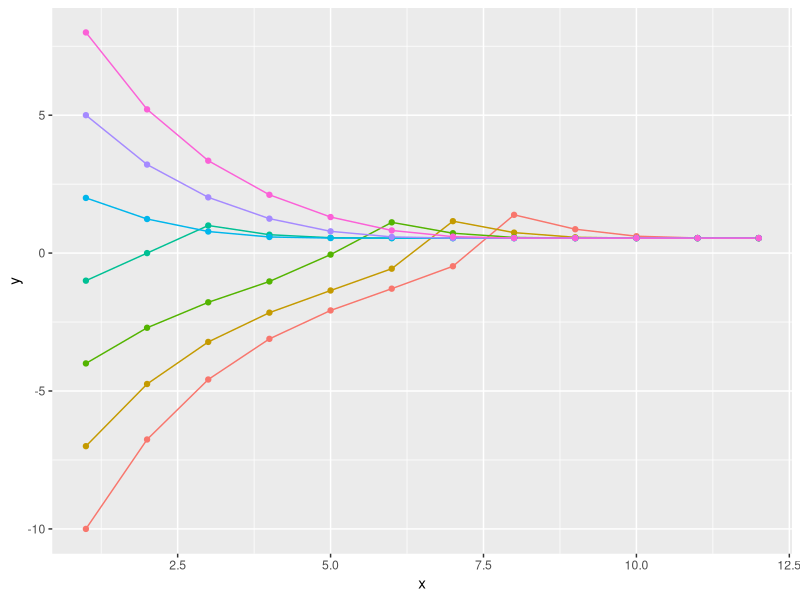
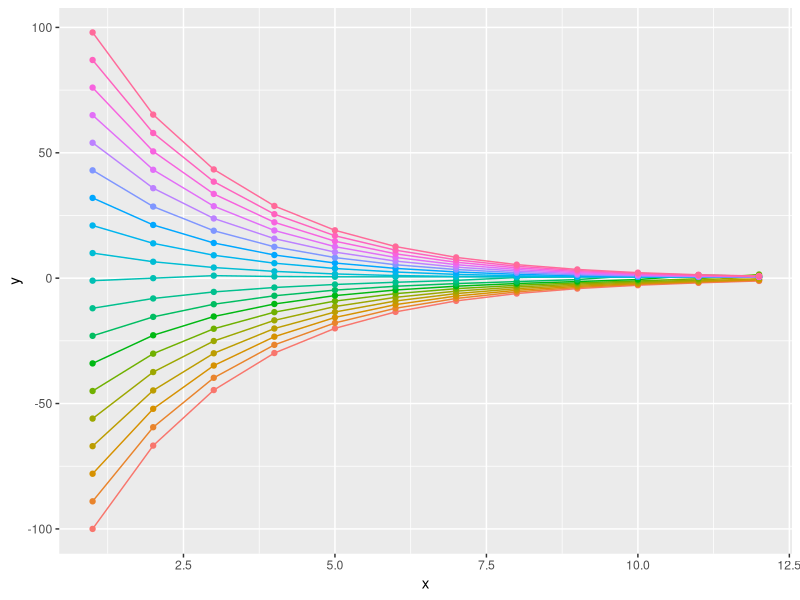

Here is the R script that generated these plots, in order:
## ---- chunk 1
f <- function(x){x^3 + x^2 + x - 1}
fprime <- function(x){3*x^2 + 2*x + 1}  

xvec <- c()
#Initialize vector
xvec[1] <- 0

for (i in 2:10){
xvec[i] <- xvec[i-1] - f(xvec[i-1])/fprime(xvec[i-1])
}
xvec
## ---- chunk 2
#| echo: false
niter <- 12
d <- data.frame()
for (q in seq(-10,10,3)){
xvec <- c()
#Initialize vector
xvec[1] <- q

for (i in 2:niter){
xvec[i] <- xvec[i-1] - f(xvec[i-1])/fprime(xvec[i-1])
}
d <- rbind(d,data.frame(x = 1:niter,y = xvec, q = q))
}
library(tidyverse)

ggplot(aes(x = x, y = y, color = factor(q)), data = d) + geom_path(show.legend = FALSE) + geom_point(show.legend = FALSE) 

## ---- chunk 3
#| echo: false
niter <- 12
d <- data.frame()
for (q in seq(-100,100,11)){
xvec <- c()
#Initialize vector
xvec[1] <- q

for (i in 2:niter){
xvec[i] <- xvec[i-1] - f(xvec[i-1])/fprime(xvec[i-1])
}
d <- rbind(d,data.frame(x = 1:niter,y = xvec, q = q))
}
library(tidyverse)

ggplot(aes(x = x, y = y, color = factor(q)), data = d) + geom_path(show.legend = FALSE) + geom_point(show.legend = FALSE) 

## ---- chunk 4
library(nloptr)
bobyqa
